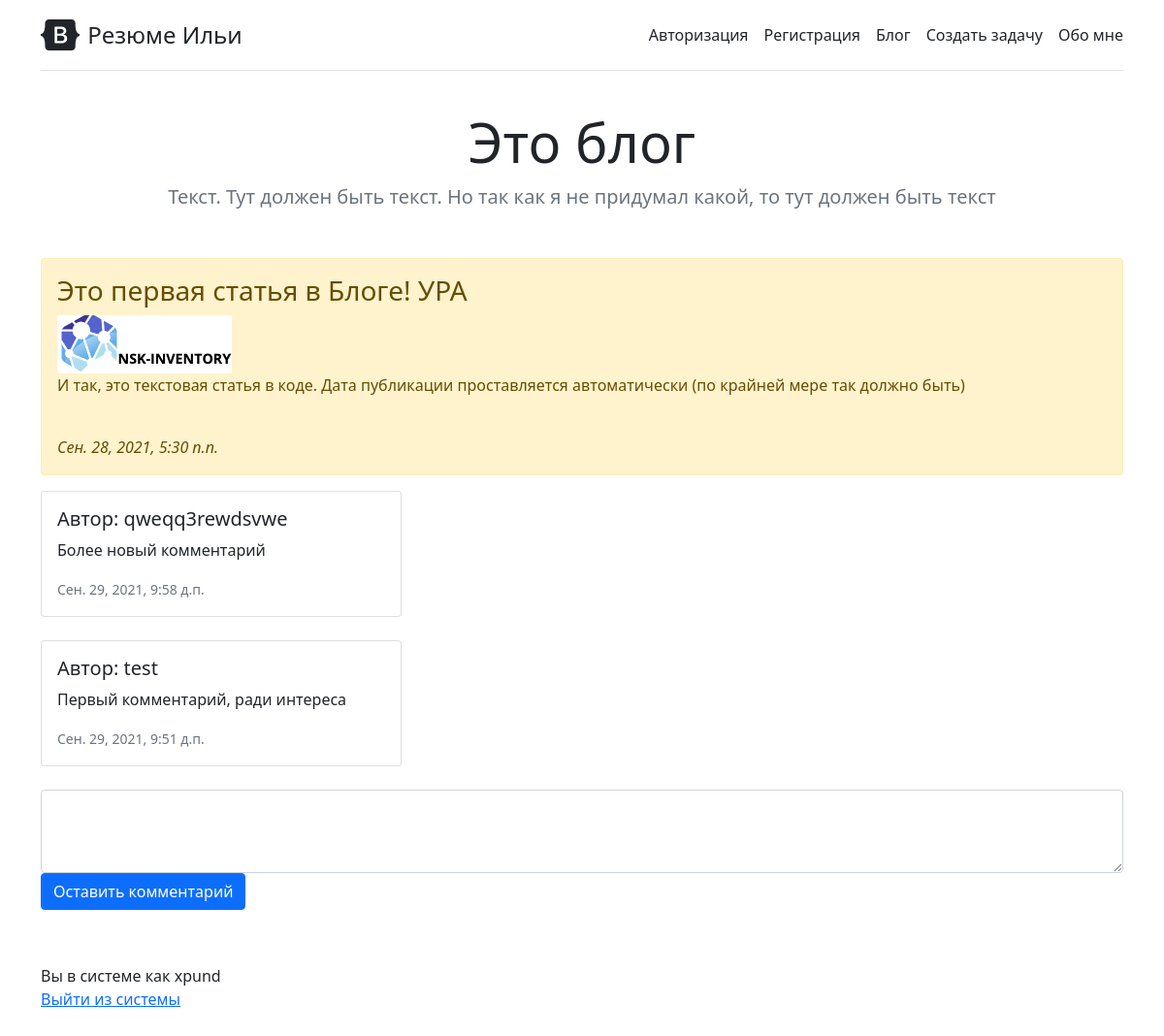
The app's page /blog/1 (signed in) with its own data.
### blog/models.py (models this page shows, shortened)
class Article(models.Model):
    title = models.CharField('Название статьи', max_length=200)
    text_article = models.TextField('Текст статьи')
    image = models.ImageField('Изображение статьи', name='image', default='default.jpg', upload_to='blog/image')
    pub_date = models.DateTimeField('Дата публикации', auto_now_add=timezone.now)
    class Meta:
        verbose_name = 'Статья'
        verbose_name_plural = 'Статьи'

class Comment(models.Model):
    article = models.ForeignKey(Article, on_delete=models.CASCADE)
    comment = models.TextField('Текст комментария')
    comment_pub_date = models.DateTimeField('Дата публикации', auto_now_add=timezone.now)
    author = models.ForeignKey(User, related_name='usernames', verbose_name='Автор комментария', on_delete=models.CASCADE)
    class Meta:
        verbose_name = 'Комментарий'
        verbose_name_plural = 'Комментарии'

### blog/views.py (the view)
# urls.py: path('<int:article_id>', views.article, name='article'),
def article(request, article_id):
    try:
        ar = Article.objects.get(id=article_id)
    except:
        raise Http404("Статья не найдена")
    lastest_comment_list = ar.comment_set.order_by("-id")[:10]
    context = {'title': ar.title, 'art': ar, 'last_comment': lastest_comment_list}
    return render(request, 'blog/art.html', context)

### templates/blog/art.html (shortened to what this page needs)
{% extends 'blog.html' %}
{% block header_head %}Это блог{% endblock %}
{% block header_text %}Текст. Тут должен быть текст. Но так как я не придумал какой, то тут должен быть текст{% endblock %}
{% if art %}
    {% block article %}
        <div class="alert alert-warning mt-2"><h3>{{ art.title }}</h3>
            <img src="/{{ art.image }}" alt="">
       <p> {{ art.text_article }}</p>
       <br /> <i>{{ art.pub_date }} </i>
        </div>
        {% endblock %}
            {% block comment %}
            {% if last_comment %}
                {% for com in last_comment %}
                    <div class="col-sm-6 col-lg-4 mb-4">
                      <div class="card">
                        <div class="card-body">
                          <h5 class="card-title">Автор: {{ com.author }}</h5>
                          <p class="card-text">{{ com.comment }} </p>
                          <p class="card-text"><small class="text-muted">{{ com.comment_pub_date }}</small></p>
                        </div>
                      </div>
                    </div>
                {% endfor %}
            {% else %}
                Комментариев нет, будьте первым!
            {% endif %}
                {% if user.username %}
                    <form action="" method="POST">
                    <div class="mb-3">
                        <textarea class="form-control" id="exampleFormControlTextarea1" rows="3"></textarea>
                        <button type="submit" class="btn btn-primary mb-3">Оставить комментарий</button>
                        </div>
                    </form>
                {% endif %}
        {% endblock %}
{% else %}
    <p>Нет статей</p>
{% endif %}

### templates/blog.html (shortened to what this page needs)
<!DOCTYPE html>
<html lang="en">
<head>
    <link rel="stylesheet" href="https://cdn.jsdelivr.net/npm/bootstrap@5.1.1/dist/css/bootstrap.min.css">
</head>
<body>
<div class="container py-3">
<header>
    <div class="d-flex flex-column flex-md-row align-items-center pb-3 mb-4 border-bottom">
      <a href="{% url 'main:index' %}" class="d-flex align-items-center text-dark text-decoration-none">
        <span class="fs-4">Резюме Ильи</span>
      </a>
      <nav class="d-inline-flex mt-2 mt-md-0 ms-md-auto">
        <a class="me-3 py-2 text-dark text-decoration-none" href="{% url 'users:auth' %}">Авторизация</a>
        <a class="me-3 py-2 text-dark text-decoration-none" href="{% url 'users:reg' %}">Регистрация</a>
        <a class="me-3 py-2 text-dark text-decoration-none" href="{% url 'blog:blog' %}">Блог</a>
        <a class="me-3 py-2 text-dark text-decoration-none" href="{% url 'main:create' %}">Создать задачу</a>
        <a class="py-2 text-dark text-decoration-none" href="{% url 'main:about' %}">Обо мне</a>
      </nav>
    </div>
    <div class="pricing-header p-3 pb-md-4 mx-auto text-center">
      <h1 class="display-4 fw-normal">{% block header_head %}{% endblock %}</h1>
      <p class="fs-5 text-muted">{% block header_text %}{% endblock %}</p>
    </div>
  </header>
{% block article %}{% endblock %}
{% block comment %}{% endblock %}
<p><br />
{% if user.username %}
Вы в системе как {{ user.username }}<br />
    <a href="{% url 'users:logout' %}">Выйти из системы</a>
{% endif %}
</p>
</div>
</body>
</html>

### records on screen
Article: title "Это первая статья в Блоге! УРА", image (picture), text_article "И так, это текстовая статья в коде. Дата публикации проставляется автоматически (по крайней мере так должно быть)", pub_date "Сен. 28, 2021, 5:30 п.п."
Comment: author "qweqq3rewdsvwe", comment "Более новый комментарий", comment_pub_date "Сен. 29, 2021, 9:58 д.п."
Comment: author "test", comment "Первый комментарий, ради интереса", comment_pub_date "Сен. 29, 2021, 9:51 д.п."

### other values on screen
{{ user.username }} "xpund"
